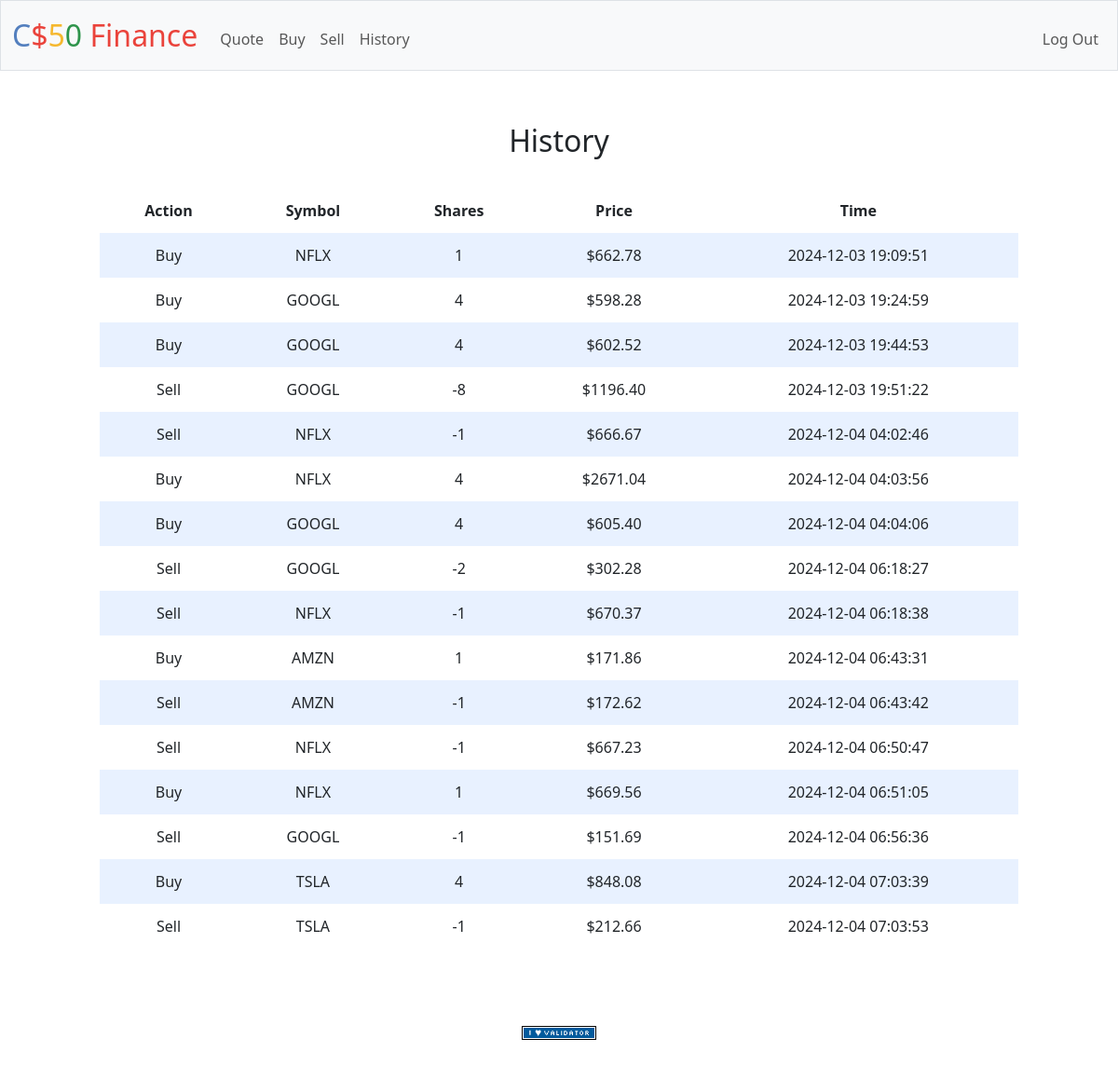
Screenshot of /history (signed in) with the database file from the repository.
### tables this page shows
CREATE TABLE transactions (
    id INTEGER PRIMARY KEY AUTOINCREMENT NOT NULL,
    user_id INTEGER NOT NULL,
    action TEXT NOT NULL,
    symbol TEXT NOT NULL,
    shares INTEGER NOT NULL,
    price NUMERIC NOT NULL,
    timestamp DATETIME DEFAULT CURRENT_TIMESTAMP, -- Tracks the time of the transaction
    FOREIGN KEY (user_id) REFERENCES users (id)
);

### app.py (the view)
@app.route("/history")
@login_required
def history():
    userid = session["user_id"]
    rows = db.execute("SELECT * FROM transactions WHERE user_id = ?", userid)
    history_data = 1 if rows else 0
    for row in rows:
        row["price"] = f"${float(row['price']):.2f}"
    return render_template("/history.html", rows=rows, history_data=history_data)

### helpers.py (called while the page is built)
def login_required(f):
    @wraps(f)
    def decorated_function(*args, **kwargs):
        if session.get("user_id") is None:
            return redirect("/login")
        return f(*args, **kwargs)
    return decorated_function

### templates/history.html (shortened to what this page needs)
{% extends "layout.html" %}
{% block main %}
<div class="section">
    <h2> History </h2>
</div>
<div class="section">
    <table>
        <thead>
            <tr>
                <th>Action</th>
                <th>Symbol</th>
                <th>Shares</th>
                <th>Price</th>
                <th>Time</th>
            </tr>
        </thead>
        <tbody>
            {% if history_data == 1 %}
                {% for row in rows %}
                    <tr>
                        <td>{{ row.action }} </td>
                        <td>{{ row.symbol }} </td>
                        <td>{{ row.shares }} </td>
                        <td>{{ row.price }} </td>
                        <td>{{ row.timestamp }} </td>
                    </tr>
                {% endfor %}
            {% endif %}
        </tbody>
    </table>
</div>
{% endblock %}

### templates/layout.html (shortened to what this page needs)
<!DOCTYPE html>
<html lang="en">
    <head>
        <link href="https://cdn.jsdelivr.net/npm/bootstrap@5.3.3/dist/css/bootstrap.min.css" rel="stylesheet">
        <link href="/static/styles.css" rel="stylesheet">
    </head>
    <body>
        <nav class="bg-light border navbar navbar-expand-md navbar-light">
            <div class="container-fluid">
                <a class="navbar-brand" href="/"><span class="blue">C</span><span class="red">$</span><span class="yellow">5</span><span class="green">0</span> <span class="red">Finance</span></a>
                <div class="collapse navbar-collapse" id="navbar">
                    {% if session["user_id"] %}
                        <ul class="navbar-nav me-auto mt-2">
                            <li class="nav-item"><a class="nav-link" href="/quote">Quote</a></li>
                            <li class="nav-item"><a class="nav-link" href="/buy">Buy</a></li>
                            <li class="nav-item"><a class="nav-link" href="/sell">Sell</a></li>
                            <li class="nav-item"><a class="nav-link" href="/history">History</a></li>
                        </ul>
                        <ul class="navbar-nav ms-auto mt-2">
                            <li class="nav-item"><a class="nav-link" href="/logout">Log Out</a></li>
                        </ul>
                    {% else %}
                        <ul class="navbar-nav ms-auto mt-2">
                            <li class="nav-item"><a class="nav-link" href="/register">Register</a></li>
                            <li class="nav-item"><a class="nav-link" href="/login">Log In</a></li>
                        </ul>
                    {% endif %}
                </div>
            </div>
        </nav>
        <main class="container py-5 text-center">
            {% block main %}{% endblock %}
        </main>
        <footer class="mb-5">
            <form action="https://validator.w3.org/check" class="text-center" enctype="multipart/form-data" method="post" target="_blank">
                <input alt="Validate" src="/static/I_heart_validator.png" type="image">
            </form>
        </footer>
    </body>
</html>

### static/styles.css (style rules this page uses)
nav .navbar-brand { font-size: xx-large; }
nav .navbar-brand .blue { color: #537fbe; }
nav .navbar-brand .red { color: #ea433b; }
nav .navbar-brand .yellow { color: #f5b82e; }
nav .navbar-brand .green { color: #2e944b; }
body { background-color: #fff; color: #212529; font-size: 1rem; font-weight: 400; line-height: 1.5; margin: 0; text-align: left; }
.container { margin-left: auto; margin-right: auto; padding-left: 15px; padding-right: 15px; text-align: center; width: 90%; }
.section { padding-bottom: 1rem; padding-left: 2rem; padding-right: 2rem; padding-top: 0.5rem; }
table { background-color: transparent; margin-bottom: 1rem; width: 100%; }
table th, table td { padding: 0.75rem; vertical-align: middle; }
tbody tr:nth-of-type(odd) { background-color: rgb(179, 208, 255, 0.3) }

### rows the page displays
transactions: action "Buy", symbol "NFLX", shares "1", price "$662.78", timestamp "2024-12-03 19:09:51"
transactions: action "Buy", symbol "GOOGL", shares "4", price "$598.28", timestamp "2024-12-03 19:24:59"
transactions: action "Buy", symbol "GOOGL", shares "4", price "$602.52", timestamp "2024-12-03 19:44:53"
transactions: action "Sell", symbol "GOOGL", shares "-8", price "$1196.40", timestamp "2024-12-03 19:51:22"
transactions: action "Sell", symbol "NFLX", shares "-1", price "$666.67", timestamp "2024-12-04 04:02:46"
transactions: action "Buy", symbol "NFLX", shares "4", price "$2671.04", timestamp "2024-12-04 04:03:56"
transactions: action "Buy", symbol "GOOGL", shares "4", price "$605.40", timestamp "2024-12-04 04:04:06"
transactions: action "Sell", symbol "GOOGL", shares "-2", price "$302.28", timestamp "2024-12-04 06:18:27"
transactions: action "Sell", symbol "NFLX", shares "-1", price "$670.37", timestamp "2024-12-04 06:18:38"
transactions: action "Buy", symbol "AMZN", shares "1", price "$171.86", timestamp "2024-12-04 06:43:31"
transactions: action "Sell", symbol "AMZN", shares "-1", price "$172.62", timestamp "2024-12-04 06:43:42"
transactions: action "Sell", symbol "NFLX", shares "-1", price "$667.23", timestamp "2024-12-04 06:50:47"
transactions: action "Buy", symbol "NFLX", shares "1", price "$669.56", timestamp "2024-12-04 06:51:05"
transactions: action "Sell", symbol "GOOGL", shares "-1", price "$151.69", timestamp "2024-12-04 06:56:36"
transactions: action "Buy", symbol "TSLA", shares "4", price "$848.08", timestamp "2024-12-04 07:03:39"
transactions: action "Sell", symbol "TSLA", shares "-1", price "$212.66", timestamp "2024-12-04 07:03:53"
